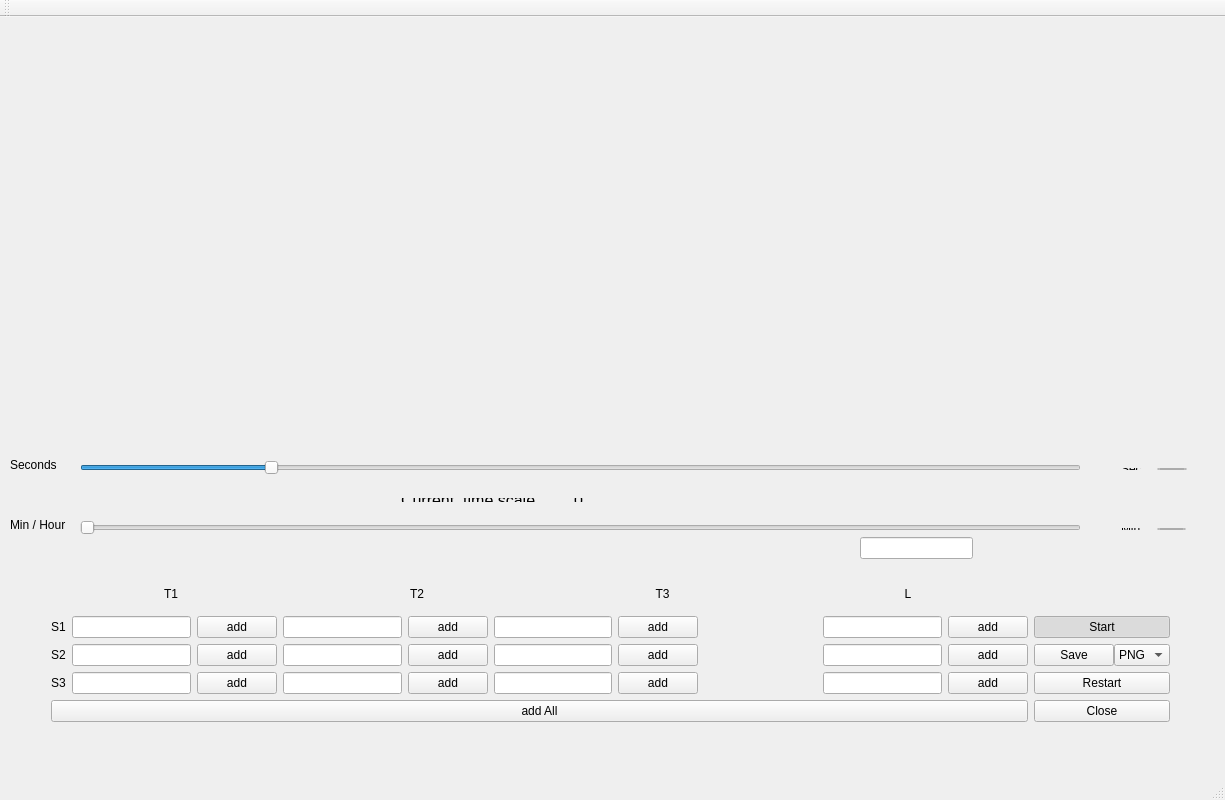
<?xml version="1.0" encoding="UTF-8"?>
<ui version="4.0">
 <class>GraphPlotWindow</class>
 <widget class="QMainWindow" name="GraphPlotWindow">
  <property name="geometry">
   <rect>
    <x>0</x>
    <y>0</y>
    <width>1225</width>
    <height>800</height>
   </rect>
  </property>
  <property name="windowTitle">
   <string>GraphPlotWindow</string>
  </property>
  <widget class="QWidget" name="centralWidget">
   <widget class="QCustomPlot" name="customPlot" native="true">
    <property name="geometry">
     <rect>
      <x>10</x>
      <y>20</y>
      <width>1191</width>
      <height>401</height>
     </rect>
    </property>
   </widget>
   <widget class="QSlider" name="horizontalSlider">
    <property name="geometry">
     <rect>
      <x>80</x>
      <y>440</y>
      <width>1001</width>
      <height>22</height>
     </rect>
    </property>
    <property name="minimum">
     <number>1</number>
    </property>
    <property name="maximum">
     <number>60</number>
    </property>
    <property name="singleStep">
     <number>1</number>
    </property>
    <property name="value">
     <number>12</number>
    </property>
    <property name="orientation">
     <enum>Qt::Horizontal</enum>
    </property>
   </widget>
   <widget class="QLineEdit" name="lineEditInvisible">
    <property name="geometry">
     <rect>
      <x>860</x>
      <y>520</y>
      <width>113</width>
      <height>22</height>
     </rect>
    </property>
   </widget>
   <widget class="QSlider" name="horizontalSlider_min">
    <property name="geometry">
     <rect>
      <x>80</x>
      <y>500</y>
      <width>1001</width>
      <height>22</height>
     </rect>
    </property>
    <property name="minimum">
     <number>1</number>
    </property>
    <property name="maximum">
     <number>3600</number>
    </property>
    <property name="singleStep">
     <number>60</number>
    </property>
    <property name="pageStep">
     <number>60</number>
    </property>
    <property name="value">
     <number>1</number>
    </property>
    <property name="orientation">
     <enum>Qt::Horizontal</enum>
    </property>
   </widget>
   <widget class="QLabel" name="label_2">
    <property name="geometry">
     <rect>
      <x>10</x>
      <y>440</y>
      <width>55</width>
      <height>16</height>
     </rect>
    </property>
    <property name="text">
     <string>Seconds</string>
    </property>
   </widget>
   <widget class="QLabel" name="label_3">
    <property name="geometry">
     <rect>
      <x>10</x>
      <y>500</y>
      <width>61</width>
      <height>16</height>
     </rect>
    </property>
    <property name="text">
     <string>Min / Hour</string>
    </property>
   </widget>
   <widget class="QWidget" name="">
    <property name="geometry">
     <rect>
      <x>40</x>
      <y>550</y>
      <width>1141</width>
      <height>166</height>
     </rect>
    </property>
    <layout class="QHBoxLayout" name="horizontalLayout_4">
     <item>
      <layout class="QVBoxLayout" name="verticalLayout_7">
       <item>
        <layout class="QHBoxLayout" name="horizontalLayout_3">
         <item>
          <widget class="QLabel" name="label_12">
           <property name="text">
            <string>T1</string>
           </property>
           <property name="alignment">
            <set>Qt::AlignCenter</set>
           </property>
          </widget>
         </item>
         <item>
          <widget class="QLabel" name="label_13">
           <property name="text">
            <string>T2</string>
           </property>
           <property name="alignment">
            <set>Qt::AlignCenter</set>
           </property>
          </widget>
         </item>
         <item>
          <widget class="QLabel" name="label_14">
           <property name="text">
            <string>T3</string>
           </property>
           <property name="alignment">
            <set>Qt::AlignCenter</set>
           </property>
          </widget>
         </item>
         <item>
          <widget class="QLabel" name="label_15">
           <property name="text">
            <string>L</string>
           </property>
           <property name="alignment">
            <set>Qt::AlignCenter</set>
           </property>
          </widget>
         </item>
        </layout>
       </item>
       <item>
        <layout class="QHBoxLayout" name="horizontalLayout_2">
         <item>
          <layout class="QVBoxLayout" name="verticalLayout_3">
           <item>
            <widget class="QLabel" name="label_9">
             <property name="text">
              <string>S1</string>
             </property>
            </widget>
           </item>
           <item>
            <widget class="QLabel" name="label_10">
             <property name="text">
              <string>S2</string>
             </property>
            </widget>
           </item>
           <item>
            <widget class="QLabel" name="label_11">
             <property name="text">
              <string>S3</string>
             </property>
            </widget>
           </item>
          </layout>
         </item>
         <item>
          <layout class="QVBoxLayout" name="verticalLayout">
           <item>
            <widget class="QLineEdit" name="lineEdit11"/>
           </item>
           <item>
            <widget class="QLineEdit" name="lineEdit21"/>
           </item>
           <item>
            <widget class="QLineEdit" name="lineEdit31"/>
           </item>
          </layout>
         </item>
         <item>
          <layout class="QVBoxLayout" name="verticalLayout_8">
           <item>
            <widget class="QPushButton" name="addButton_11">
             <property name="text">
              <string>add</string>
             </property>
            </widget>
           </item>
           <item>
            <widget class="QPushButton" name="addButton_21">
             <property name="text">
              <string>add</string>
             </property>
            </widget>
           </item>
           <item>
            <widget class="QPushButton" name="addButton_31">
             <property name="text">
              <string>add</string>
             </property>
            </widget>
           </item>
          </layout>
         </item>
         <item>
          <layout class="QVBoxLayout" name="verticalLayout_4">
           <item>
            <widget class="QLineEdit" name="lineEdit12"/>
           </item>
           <item>
            <widget class="QLineEdit" name="lineEdit22"/>
           </item>
           <item>
            <widget class="QLineEdit" name="lineEdit32"/>
           </item>
          </layout>
         </item>
         <item>
          <layout class="QVBoxLayout" name="verticalLayout_9">
           <item>
            <widget class="QPushButton" name="addButton_12">
             <property name="text">
              <string>add</string>
             </property>
            </widget>
           </item>
           <item>
            <widget class="QPushButton" name="addButton_22">
             <property name="text">
              <string>add</string>
             </property>
            </widget>
           </item>
           <item>
            <widget class="QPushButton" name="addButton_32">
             <property name="text">
              <string>add</string>
             </property>
            </widget>
           </item>
          </layout>
         </item>
         <item>
          <layout class="QVBoxLayout" name="verticalLayout_5">
           <item>
            <widget class="QLineEdit" name="lineEdit13"/>
           </item>
           <item>
            <widget class="QLineEdit" name="lineEdit23"/>
           </item>
           <item>
            <widget class="QLineEdit" name="lineEdit33"/>
           </item>
          </layout>
         </item>
         <item>
          <layout class="QVBoxLayout" name="verticalLayout_10">
           <item>
            <widget class="QPushButton" name="addButton_13">
             <property name="text">
              <string>add</string>
             </property>
            </widget>
           </item>
           <item>
            <widget class="QPushButton" name="addButton_23">
             <property name="text">
              <string>add</string>
             </property>
            </widget>
           </item>
           <item>
            <widget class="QPushButton" name="addButton_33">
             <property name="text">
              <string>add</string>
             </property>
            </widget>
           </item>
          </layout>
         </item>
         <item>
          <spacer name="horizontalSpacer">
           <property name="orientation">
            <enum>Qt::Horizontal</enum>
           </property>
           <property name="sizeHint" stdset="0">
            <size>
             <width>40</width>
             <height>20</height>
            </size>
           </property>
          </spacer>
         </item>
         <item>
          <layout class="QVBoxLayout" name="verticalLayout_6">
           <item>
            <widget class="QLineEdit" name="lineEdit_L1">
             <property name="text">
              <string/>
             </property>
            </widget>
           </item>
           <item>
            <widget class="QLineEdit" name="lineEdit_L2">
             <property name="text">
              <string/>
             </property>
            </widget>
           </item>
           <item>
            <widget class="QLineEdit" name="lineEdit_L3">
             <property name="text">
              <string/>
             </property>
            </widget>
           </item>
          </layout>
         </item>
         <item>
          <layout class="QVBoxLayout" name="verticalLayout_11">
           <item>
            <widget class="QPushButton" name="addButton_L1">
             <property name="text">
              <string>add</string>
             </property>
            </widget>
           </item>
           <item>
            <widget class="QPushButton" name="addButton_L2">
             <property name="text">
              <string>add</string>
             </property>
            </widget>
           </item>
           <item>
            <widget class="QPushButton" name="addButton_L3">
             <property name="text">
              <string>add</string>
             </property>
            </widget>
           </item>
          </layout>
         </item>
        </layout>
       </item>
       <item>
        <widget class="QPushButton" name="pushButton">
         <property name="text">
          <string>add All</string>
         </property>
        </widget>
       </item>
      </layout>
     </item>
     <item>
      <layout class="QVBoxLayout" name="verticalLayout_2">
       <item>
        <spacer name="verticalSpacer">
         <property name="orientation">
          <enum>Qt::Vertical</enum>
         </property>
         <property name="sizeHint" stdset="0">
          <size>
           <width>20</width>
           <height>40</height>
          </size>
         </property>
        </spacer>
       </item>
       <item>
        <widget class="QPushButton" name="PauseButton">
         <property name="text">
          <string>Start</string>
         </property>
         <property name="checkable">
          <bool>true</bool>
         </property>
         <property name="checked">
          <bool>true</bool>
         </property>
        </widget>
       </item>
       <item>
        <layout class="QHBoxLayout" name="horizontalLayout">
         <property name="spacing">
          <number>0</number>
         </property>
         <property name="topMargin">
          <number>0</number>
         </property>
         <item>
          <widget class="QPushButton" name="SaveButton">
           <property name="text">
            <string>Save</string>
           </property>
          </widget>
         </item>
         <item>
          <widget class="QComboBox" name="comboBox">
           <item>
            <property name="text">
             <string>PNG</string>
            </property>
           </item>
           <item>
            <property name="text">
             <string>JPG</string>
            </property>
           </item>
           <item>
            <property name="text">
             <string>BMP</string>
            </property>
           </item>
          </widget>
         </item>
        </layout>
       </item>
       <item>
        <widget class="QPushButton" name="RestartButton">
         <property name="text">
          <string>Restart</string>
         </property>
        </widget>
       </item>
       <item>
        <widget class="QPushButton" name="CloseButton">
         <property name="text">
          <string>Close</string>
         </property>
        </widget>
       </item>
      </layout>
     </item>
    </layout>
   </widget>
   <widget class="QWidget" name="">
    <property name="geometry">
     <rect>
      <x>390</x>
      <y>470</y>
      <width>361</width>
      <height>26</height>
     </rect>
    </property>
    <layout class="QHBoxLayout" name="horizontalLayout_5">
     <item>
      <widget class="QLabel" name="label">
       <property name="font">
        <font>
         <pointsize>12</pointsize>
        </font>
       </property>
       <property name="text">
        <string>Current  time scale</string>
       </property>
      </widget>
     </item>
     <item>
      <widget class="QLabel" name="label_timeScale">
       <property name="font">
        <font>
         <pointsize>12</pointsize>
        </font>
       </property>
       <property name="text">
        <string>0</string>
       </property>
      </widget>
     </item>
    </layout>
   </widget>
   <widget class="QWidget" name="">
    <property name="geometry">
     <rect>
      <x>1110</x>
      <y>440</y>
      <width>88</width>
      <height>24</height>
     </rect>
    </property>
    <layout class="QHBoxLayout" name="horizontalLayout_6">
     <item>
      <widget class="QLabel" name="label_4">
       <property name="text">
        <string>Sec   x</string>
       </property>
      </widget>
     </item>
     <item>
      <widget class="QSpinBox" name="spinBox_sec">
       <property name="minimum">
        <number>1</number>
       </property>
       <property name="maximum">
        <number>30</number>
       </property>
      </widget>
     </item>
    </layout>
   </widget>
   <widget class="QWidget" name="">
    <property name="geometry">
     <rect>
      <x>1110</x>
      <y>500</y>
      <width>87</width>
      <height>24</height>
     </rect>
    </property>
    <layout class="QHBoxLayout" name="horizontalLayout_7">
     <item>
      <widget class="QLabel" name="label_5">
       <property name="text">
        <string>Min   x</string>
       </property>
      </widget>
     </item>
     <item>
      <widget class="QSpinBox" name="spinBox__min">
       <property name="wrapping">
        <bool>false</bool>
       </property>
       <property name="frame">
        <bool>true</bool>
       </property>
       <property name="minimum">
        <number>1</number>
       </property>
       <property name="maximum">
        <number>12</number>
       </property>
      </widget>
     </item>
    </layout>
   </widget>
  </widget>
  <widget class="QMenuBar" name="menuBar">
   <property name="geometry">
    <rect>
     <x>0</x>
     <y>0</y>
     <width>1225</width>
     <height>26</height>
    </rect>
   </property>
  </widget>
  <widget class="QToolBar" name="mainToolBar">
   <attribute name="toolBarArea">
    <enum>TopToolBarArea</enum>
   </attribute>
   <attribute name="toolBarBreak">
    <bool>false</bool>
   </attribute>
  </widget>
  <widget class="QStatusBar" name="statusBar"/>
 </widget>
 <layoutdefault spacing="6" margin="11"/>
 <customwidgets>
  <customwidget>
   <class>QCustomPlot</class>
   <extends>QWidget</extends>
   <header location="global">qcustomplot.h</header>
   <container>1</container>
  </customwidget>
 </customwidgets>
 <resources/>
 <connections/>
</ui>
